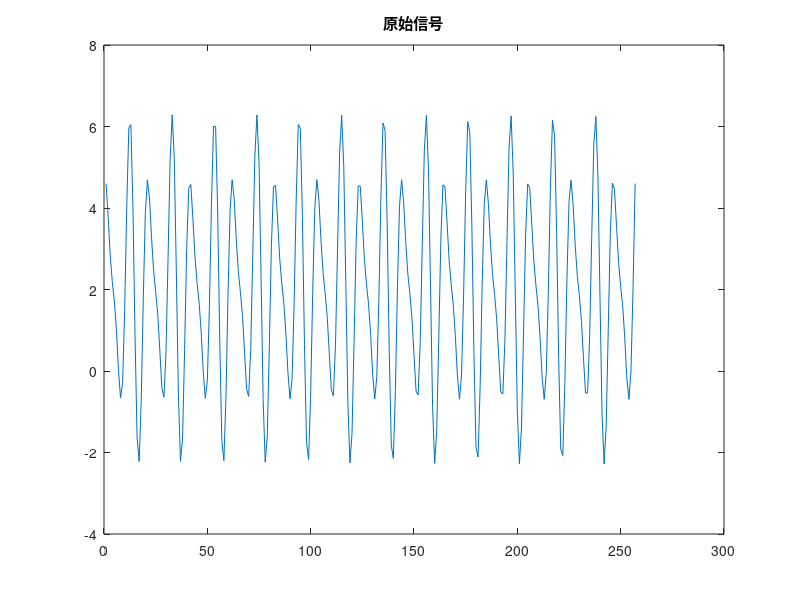
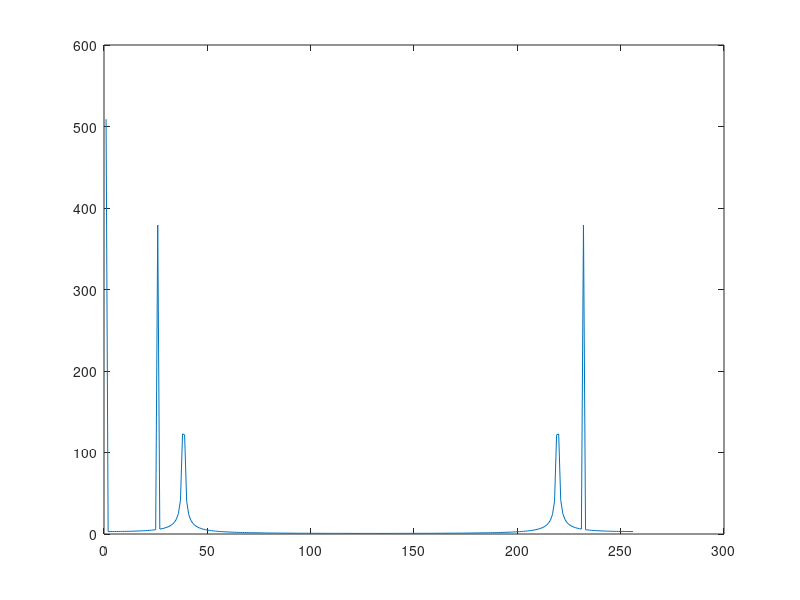
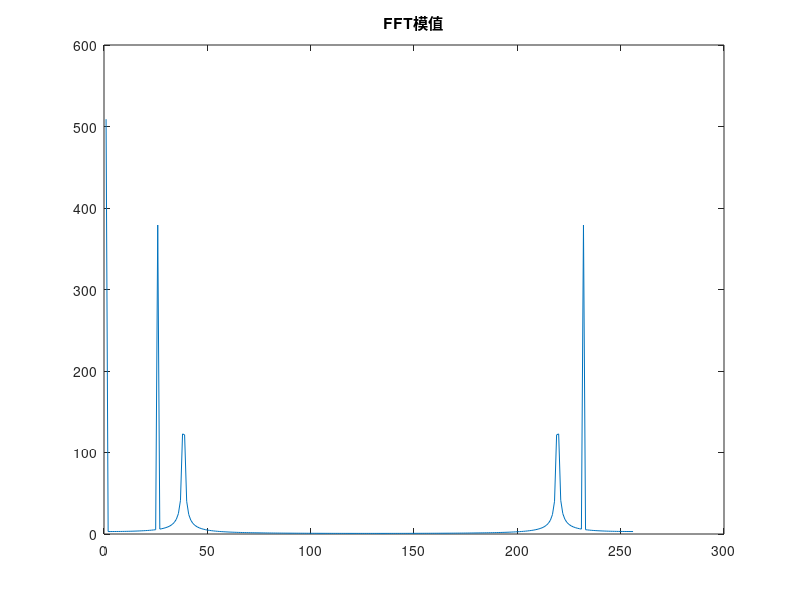
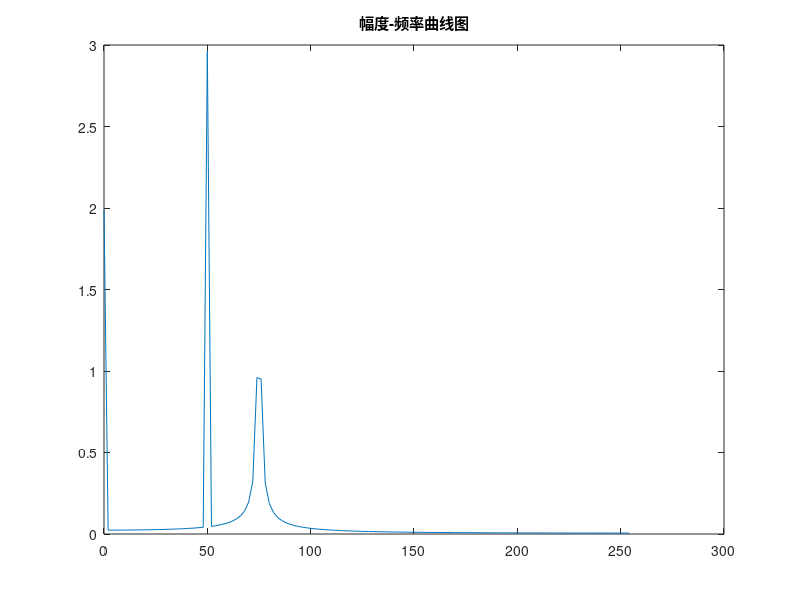

Reproduce these figures in MATLAB, in order.
clear
clc
Adc = 2;              %直流分量幅度
A1 = 3;               %频率F1信号的幅度
A2 = 1.5;             %频率F2信号的幅度
F1 = 50;              %信号1频率(Hz)
F2 = 75;              %信号2频率(Hz)
Fs = 512;             %采样频率(Hz)
P1 = -30;             %信号1相位(度)
P2 = 90;              %信号相位(度)
N = 256;              %采样点数
t = 0:1/Fs:N/Fs;    %采样时刻

S=Adc+A1*cos(2*pi*F1*t+pi*P1/180)+A2*cos(2*pi*F2*t+pi*P2/180);
plot(S)
title('原始信号')

figure;
Y=fft(S,N);   %Y为一个复数
Ayy=abs(Y);   %幅度
plot(Ayy)

figure;
Ayy=Ayy/(N/2);   %换算成实际的幅度
Ayy(1)=Ayy(1)/2;
F=((1:N)-1)*Fs/N; %换算成实际的频率值
plot(F(1:N/2),Ayy(1:N/2));   %显示换算后的FFT模值结果
title('幅度-频率曲线图');

%Y=Y-mean(Y);
%Y(1:3)=0;
real_fft=real(Y);
imag_fft=imag(Y);
phase = atan2(real_fft,imag_fft);  %获取波形的相位
plot(phase)
title("相位图")
phase_unwarp=unwrap(phase,pi);     %对相位进行展开
win = hann(length(phase_unwarp));
phase_unwarp2=phase_unwarp.*win';  %乘以hanning窗 
phasefft_data=fft(phase_unwarp2);  %对展开的相位进行fft得到相位频率
phasefft_data_sq=abs(phasefft_data)
plot(phasefft_data_sq);

[data,index]=max(phasefft_data_sq);

Ayy = abs(Y)
plot(Ayy(1:N));
title("FFT模值")

figure;
Ayy=Ayy/(N/2);              %换算成实际的幅度
Ayy(1)=Ayy(1)/2;
F=([1:N]-1)*Fs/N;              %换算成实际的频率值
plot(F(1:N/2),Ayy(1:N/2));   %显示换算后的FFT模值结果
title('幅度-频率曲线图');

%https://blog.csdn.net/weixin_42402241/article/details/113628823


